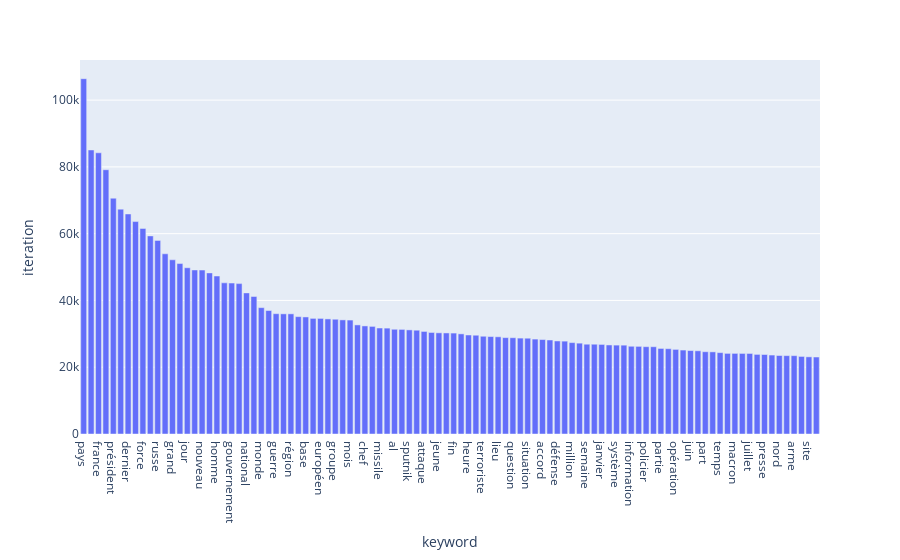

Write notebook code for a chart like this one.
### Markdown cell above
On crée un bar chart des 100 mots-clés les plus communs du corpus.

### Code cell
getKeywords(allDataCorpus, 100)

### Figure 1 — Plotly figure (JSON) as saved in the notebook; plotly's stock layout.template omitted (floating-point values rounded to 4 significant figures)
{"data": [{"alignmentgroup": "True", "hovertemplate": "keyword=%{x}<br>iteration=%{y}<extra></extra>", "legendgroup": "", "marker": {"color": "#636efa", "pattern": {"shape": ""}}, "name": "", "offsetgroup": "", "orientation": "v", "showlegend": false, "textposition": "auto", "type": "bar", "x": ["pays", "américain", "france", "an", "président", "état", "dernier", "français", "force", "militaire", "russe", "politique", "grand", "ministre", "jour", "armée", "nouveau", "personne", "homme", "russie", "gouvernement", "iran", "national", "année", "monde", "police", "guerre", "affaire", "région", "sécurité", "base", "iranien", "européen", "israélien", "groupe", "cas", "mois", "fois", "chef", "israël", "missile", "général", "al", "ville", "sputnik", "pari", "attaque", "étranger", "jeune", "syrie", "fin", "syrien", "heure", "femme", "terroriste", "public", "lieu", "international", "question", "place", "situation", "source", "accord", "mars", "défense", "mesure", "million", "face", "semaine", "droit", "janvier", "service", "système", "mort", "information", "trump", "policier", "mai", "partie", "social", "opération", "média", "juin", "avril", "part", "chine", "temps", "point", "macron", "autorité", "juillet", "ministère", "presse", "euro", "nord", "suite", "arme", "raison", "site", "photo"], "xaxis": "x", "y": [106415, 85068, 84222, 79155, 70631, 67348, 65903, 63623, 61575, 59333, 57989, 53970, 52173, 51050, 49792, 49136, 49108, 48255, 47323, 45277, 45214, 45042, 42264, 41189, 37844, 36978, 36036, 35988, 35988, 35151, 35057, 34630, 34621, 34471, 34370, 34177, 34125, 32673, 32372, 32226, 31748, 31713, 31368, 31329, 31181, 31086, 30716, 30409, 30305, 30265, 30230, 29992, 29654, 29581, 29276, 29186, 29116, 28868, 28833, 28724, 28690, 28426, 28288, 28157, 27867, 27812, 27371, 27209, 26893, 26890, 26828, 26668, 26623, 26607, 26279, 26247, 26154, 26142, 25625, 25553, 25339, 25141, 24991, 24922, 24642, 24598, 24375, 24146, 24142, 24132, 24122, 23841, 23810, 23647, 23507, 23469, 23462, 23234, 23111, 23057], "yaxis": "y"}], "layout": {"barmode": "relative", "legend": {"tracegroupgap": 0}, "margin": {"t": 60}, "xaxis": {"anchor": "y", "domain": [0, 1], "title": {"text": "keyword"}}, "yaxis": {"anchor": "x", "domain": [0, 1], "title": {"text": "iteration"}}}}
